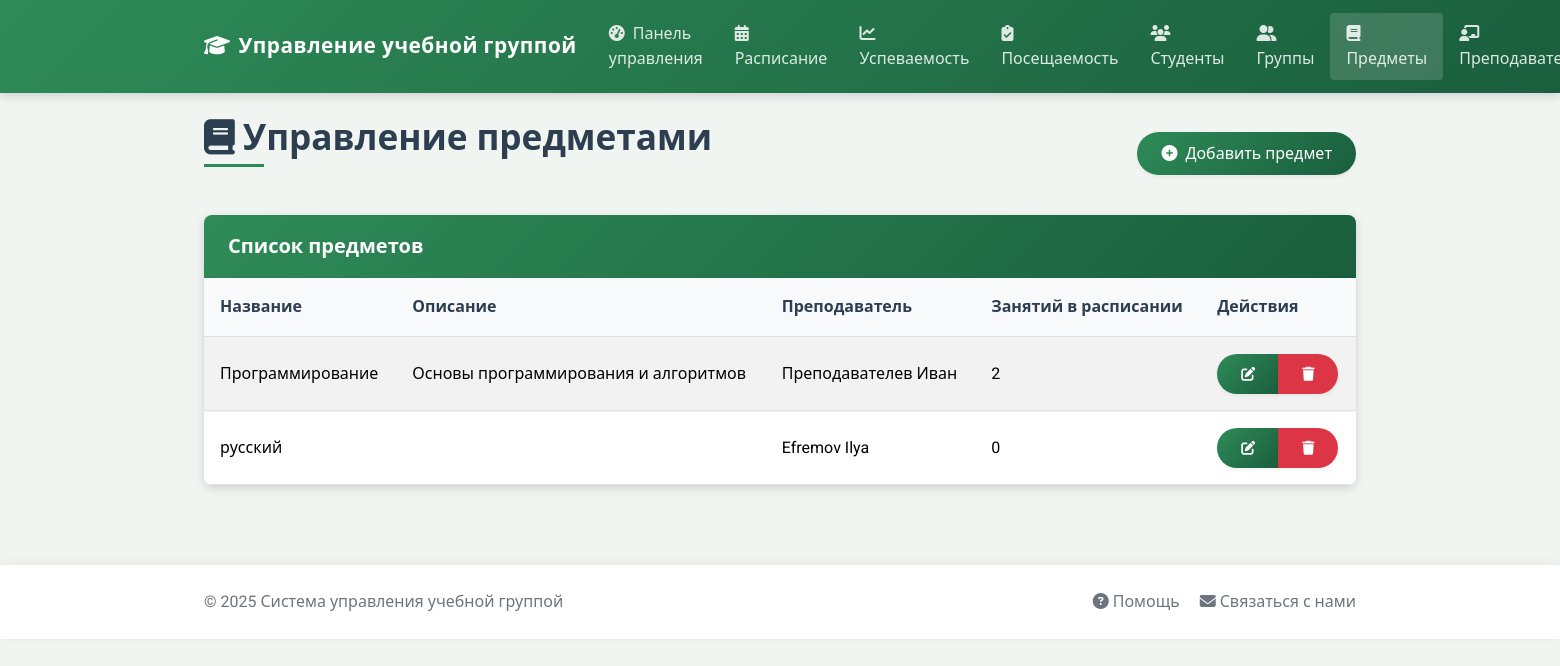
Screenshot of /subjects/ (signed in) with the database file from the repository.
### app/models/models.py (models this page shows, shortened)
class Subject(db.Model):
    id = db.Column(db.Integer, primary_key=True)
    name = db.Column(db.String(64), nullable=False)
    description = db.Column(db.Text)
    teacher_id = db.Column(db.Integer, db.ForeignKey('user.id'))
    teacher = db.relationship('User', backref='subjects')
    schedules = db.relationship('Schedule', backref='subject', lazy='dynamic')
    grades = db.relationship('Grade', backref='subject', lazy='dynamic')

class User(UserMixin, db.Model):
    id = db.Column(db.Integer, primary_key=True)
    username = db.Column(db.String(64), unique=True, nullable=False)
    email = db.Column(db.String(120), unique=True, nullable=False)
    password_hash = db.Column(db.String(128))
    first_name = db.Column(db.String(64))
    last_name = db.Column(db.String(64))
    role = db.Column(db.String(20), default='student')  # student, teacher, admin
    attendances = db.relationship('Attendance', backref='student', lazy='dynamic')
    grades = db.relationship('Grade', backref='student', lazy='dynamic')

### app/routes/subjects.py (the view)
@bp.route('/')
@login_required
def index():
    if current_user.role != 'admin':
        flash('У вас нет доступа к этой странице', 'danger')
        return redirect(url_for('main.dashboard'))
    subjects = Subject.query.order_by(Subject.name).all()
    return render_template('subjects/index.html', subjects=subjects)

### app/context_processors.py (called while the page is built)
def csrf_processor():
    return {'csrf_token': generate_csrf()}

### app/models/__init__.py (called while the page is built)
@login_manager.user_loader
def load_user(id):
    return User.query.get(int(id))

### app/templates/subjects/index.html (shortened to what this page needs)
{% extends "base.html" %}
{% block content %}
<div class="row">
    <div class="col-md-12">
        <div class="d-flex justify-content-between align-items-center mb-4">
            <h1><i class="fas fa-book me-2"></i>Управление предметами</h1>
            <a href="{{ url_for('subjects.add') }}" class="btn btn-primary">
                <i class="fas fa-plus-circle me-1"></i> Добавить предмет
            </a>
        </div>
        {% if subjects %}
        <div class="card">
            <div class="card-header bg-primary text-white">
                <h5 class="card-title mb-0">Список предметов</h5>
            </div>
            <div class="card-body p-0">
                <div class="table-responsive">
                    <table class="table table-striped table-hover mb-0">
                        <thead>
                            <tr>
                                <th>Название</th>
                                <th>Описание</th>
                                <th>Преподаватель</th>
                                <th>Занятий в расписании</th>
                                <th>Действия</th>
                            </tr>
                        </thead>
                        <tbody>
                            {% for subject in subjects %}
                            <tr>
                                <td>{{ subject.name }}</td>
                                <td>{{ subject.description|truncate(50) }}</td>
                                <td>
                                    {% if subject.teacher %}
                                    {{ subject.teacher.last_name }} {{ subject.teacher.first_name }}
                                    {% else %}
                                    <span class="text-muted">Не назначен</span>
                                    {% endif %}
                                </td>
                                <td>{{ subject.schedules.count() }}</td>
                                <td>                                    <div class="btn-group" role="group">
                                        <a href="{{ url_for('subjects.edit', id=subject.id) }}" class="btn btn-sm btn-primary" title="Редактировать">
                                            <i class="fas fa-edit"></i>
                                        </a>
                                        <button type="button" class="btn btn-sm btn-danger"
                                                data-bs-toggle="modal" data-bs-target="#deleteModal{{ subject.id }}" title="Удалить">
                                            <i class="fas fa-trash"></i>
                                        </button>
                                    </div>
                                </td>
                            </tr>
                            {% endfor %}
                        </tbody>
                    </table>                </div>
            </div>
        </div>
        {% else %}
        <div class="alert alert-info">
            <i class="fas fa-info-circle me-2"></i> Нет доступных предметов. Создайте первый предмет!
        </div>
        {% endif %}
    </div>
</div>
{% endblock %}

### app/static/css/style.css (style rules this page uses)
:root { --primary-color: #2e8b57; --secondary-color: #6c757d; --success-color: #218838; --info-color: #20a2a0; --warning-color: #d4a72c; --danger-color: #c9302c; --light-color: #f8f9fa; --dark-color: #344a3d; --border-radius: 0.5rem; --box-shadow: 0 3px 10px rgba(0, 0, 0, 0.15); --transition: all 0.3s ease; }
body { font-family: 'Roboto', 'Segoe UI', sans-serif; background-color: #f0f5f2; color: #333; line-height: 1.6; }
h1, h2, h3, h4, h5, h6 { font-weight: 600; margin-bottom: 1.2rem; }
h1 { font-size: 2.2rem; margin-bottom: 1.5rem; position: relative; padding-bottom: 0.5rem; color: #2c3e50; }
h1:after { content: ''; position: absolute; bottom: 0; left: 0; width: 60px; height: 3px; background-color: var(--primary-color); }
.card { border: none; border-radius: var(--border-radius); box-shadow: var(--box-shadow); transition: var(--transition); margin-bottom: 2rem; overflow: hidden; }
.card-header { background-color: rgba(0, 0, 0, 0.03); border-bottom: 1px solid rgba(0, 0, 0, 0.05); padding: 1.2rem 1.5rem; font-weight: 600; }
.card-body { padding: 1.5rem; }
.card-header.bg-primary { background: linear-gradient(135deg, var(--primary-color), #1a5e3e) !important; color: white; }
.table { width: 100%; border-collapse: separate; border-spacing: 0; }
.table th, .table td { padding: 1rem; vertical-align: middle; }
.table th { font-weight: 600; color: #2c3e50; background-color: #f8f9fa; border-top: none; }
.table-striped tbody tr:nth-of-type(odd) { background-color: rgba(0, 0, 0, 0.02); }
.table td { border-top: 1px solid rgba(0, 0, 0, 0.05); }
.btn { font-weight: 500; border-radius: 2rem; padding: 0.6rem 1.5rem; transition: var(--transition); box-shadow: 0 2px 4px rgba(0, 0, 0, 0.05); border: none; }
.btn-primary { background: linear-gradient(135deg, var(--primary-color), #1a5e3e); }
.card, .alert, .jumbotron { animation: fadeIn 0.5s ease-out; }

### app/static/css/modal-fix.css (style rules this page uses)
body.modal-fix-applied { overflow-y: scroll !important; padding-right: 0 !important; margin-right: 0 !important; }
.table td { position: relative; }

### rows the page displays
Subject: name "Программирование", description "Основы программирования и алгоритмов", teacher.last_name "Преподавателев", teacher.first_name "Иван", schedules.count "2"
Subject: name "русский", teacher.last_name "Efremov", teacher.first_name "Ilya", schedules.count "0"
